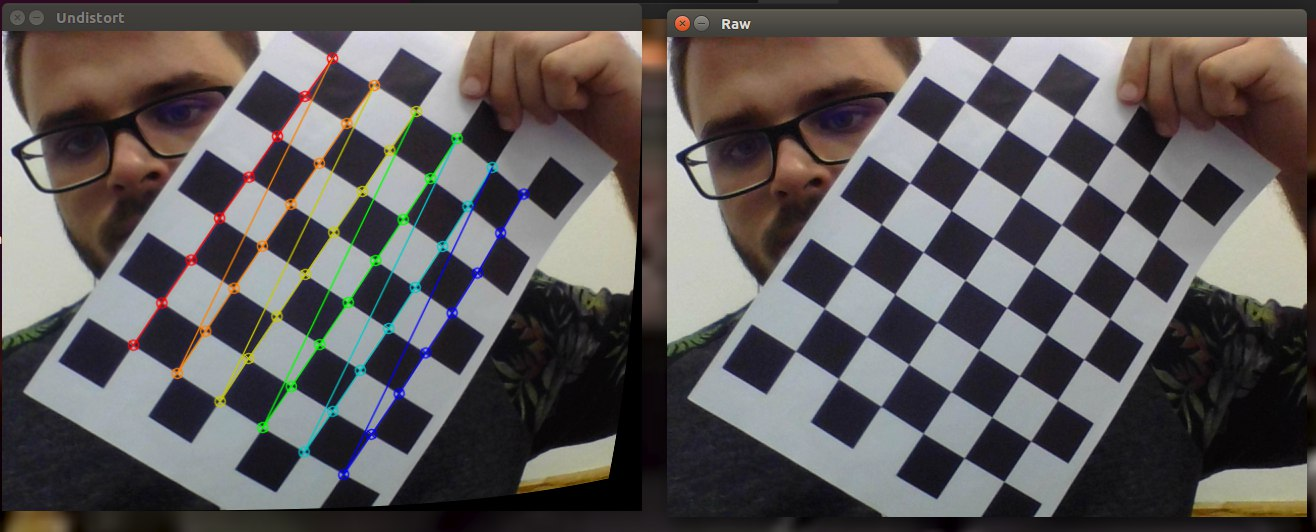
#> input picture CameraMeasurement/Relatorio/photo5077857302425479145.jpg, 1316 x 532 px, given in place of the camera
$ python calibration.py   (Python 2 division)
#> lines starting #> are read from the running program, lines starting #| are printed output that depends on the picture; after the words box and inside, x2 and y2 are one past the last pixel; in counts of white or black regions, pixels touching at a corner belong together
#!/usr/bin/env python
# coding=utf-8
import numpy as np
import cv2 as cv
import glob
import xml.etree.cElementTree as ET

num_img = 0
key = 0
criteria = (cv.TERM_CRITERIA_EPS + cv.TERM_CRITERIA_MAX_ITER, 30, 0.001)
# do not forget to change chess dimensions
objp = np.zeros((8*6,3), np.float32)
objp[:,:2] = np.mgrid[0:6,0:8].T.reshape(-1,2)
objp = objp.reshape(-1,1,3)
objpoints = [] # 3d point in real world space
imgpoints = [] # 2d points in image plane.

video = cv.VideoCapture(0) # takes the video adress
cv.namedWindow('Chess')
#images = glob.glob('*.png')
while(key!=27):
    (ret, img) = video.read()
#> img is the input picture: shape (532, 1316, 3); mean B, G, R 89.9, 90.2, 94.4
    img = cv.flip(img,1)
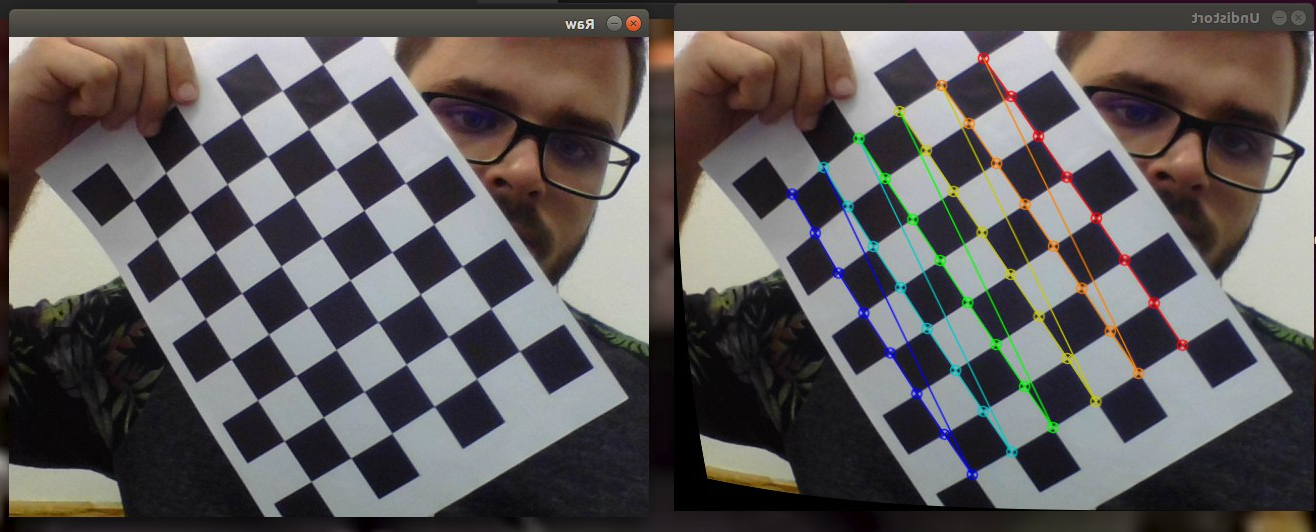
#> img: shape (532, 1316, 3); mean B, G, R 89.9, 90.2, 94.4
    pic = img
    gray = cv.cvtColor(img, cv.COLOR_BGR2GRAY)
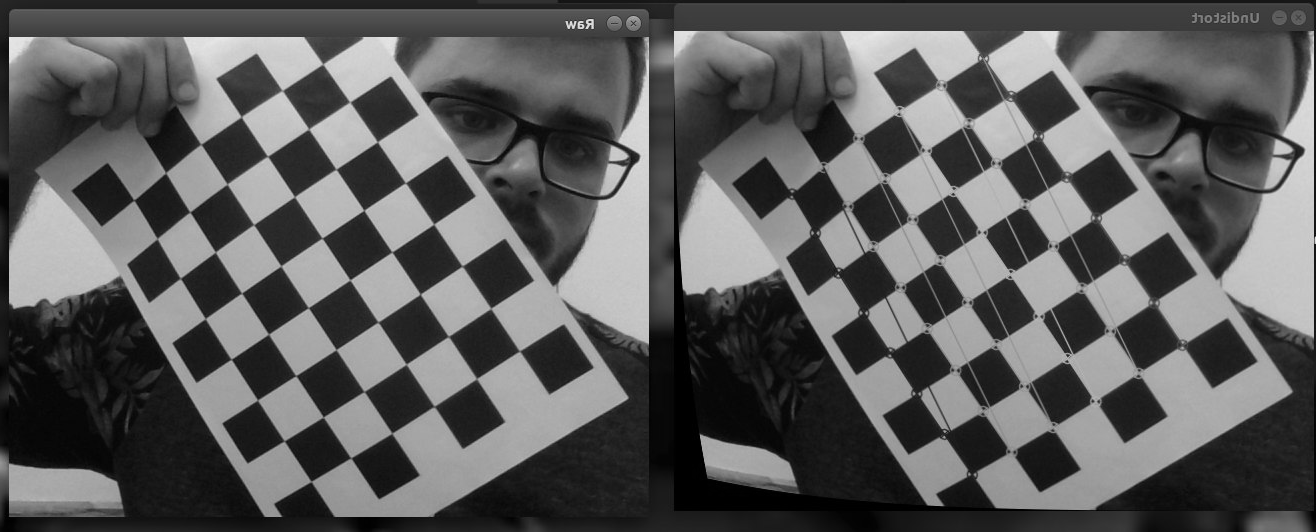
#> gray: shape (532, 1316); min 0, max 233, mean 91.4
    ret, corners = cv.findChessboardCorners(gray, (8,6), None)#(7,6)
#> ret = True; corners = 48 rows, first 8: [321, 71], [349.9, 101.8], [377.5, 142.1], [405.3, 183.3], [433.6, 224.1], [461.8, 266.2], [490.8, 308], [519.5, 351.2]
    if ret == True:
        #corners2 = cv.cornerSubPix(image=gray, corners=corners, winSize=(11,11), zeroZone = (-1,-1),criteria=(cv.TERM_CRITERIA_EPS + cv.TERM_CRITERIA_MAX_ITER, 30, 0.001))
        #imgpoints.append(corners2)
        #objpoints.append(objp[0:corners2.shape[0]])
        objpoints.append(objp)
        corners2 = cv.cornerSubPix(gray, corners, (11,11), (-1,-1), criteria)
#> corners2 = 48 rows, first 8: [322.8, 64.02], [349.8, 102], [377.4, 141.8], [405.5, 182.7], [433.7, 224.2], [462.3, 266.1], [490.8, 308.4], [519.5, 351]
        imgpoints.append(corners)
        cv.drawChessboardCorners(img, (8,6), corners2, ret)
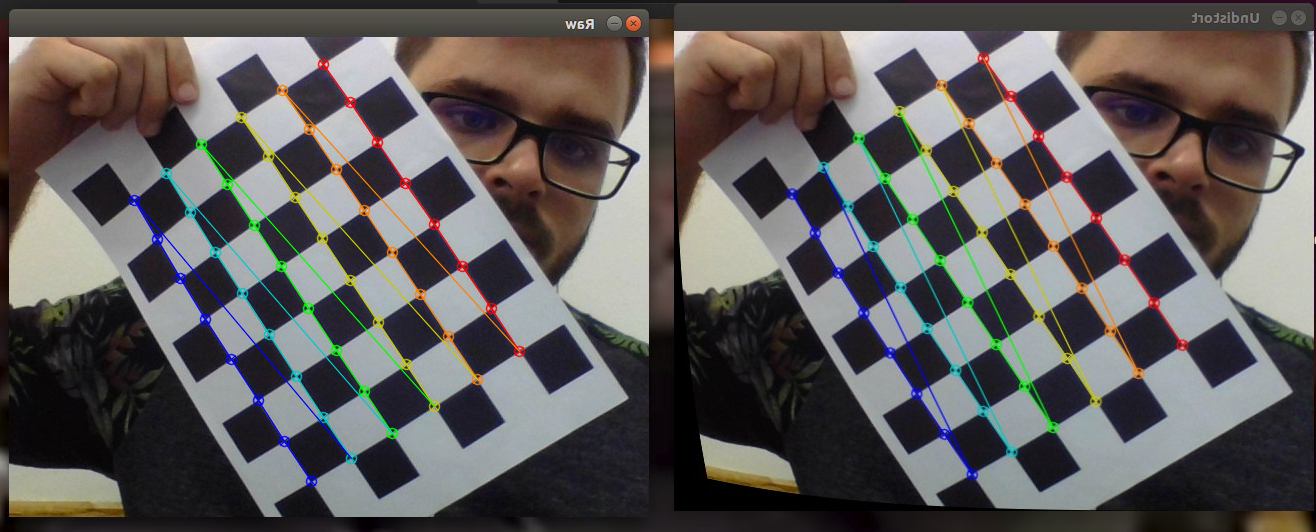
#> img: shape (532, 1316, 3); 1.88% of pixels changed, all inside (x1, y1, x2, y2) = (128, 58, 526, 488)
        num_img += 1
    cv.imshow('Chess', img)
    key = cv.waitKey(20)
#> (key Esc is pressed here)

video.release()
cv.destroyAllWindows()
if(num_img > 0):
    print num_img,"\n"
    print "Wait a second..."
#> (the run stopped early here; a loop or call above may not have finished)

$ run again, on CameraMeasurement/Relatorio/calibration.jpg
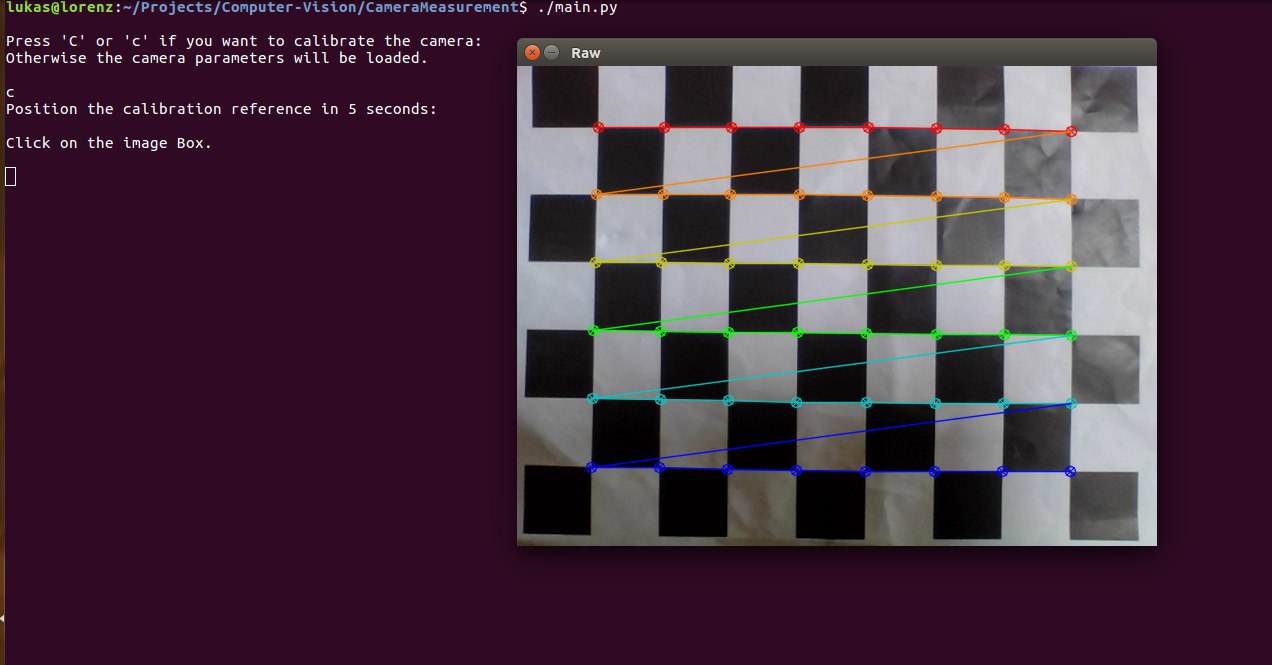
#> input picture CameraMeasurement/Relatorio/calibration.jpg, 1272 x 665 px, given in place of the camera
#> img is the input picture: shape (665, 1272, 3); mean B, G, R 63, 47.1, 69.9
#> `img = cv.flip(img,1)`:
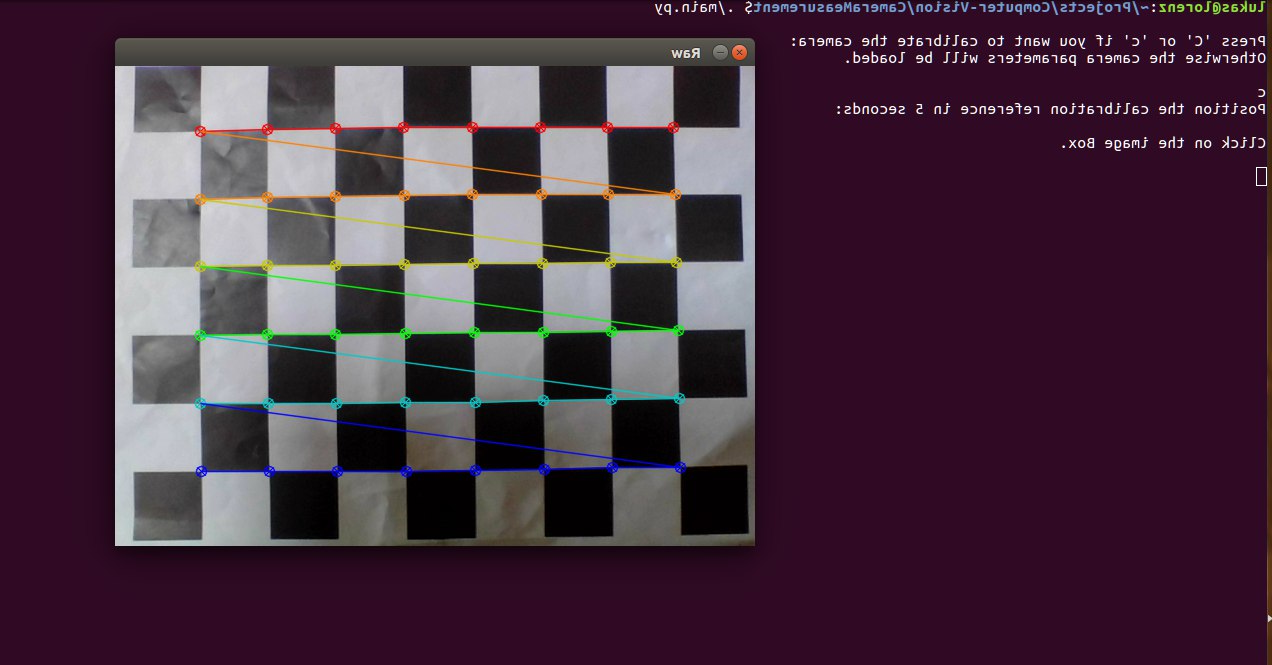
#> img: shape (665, 1272, 3); mean B, G, R 63, 47.1, 69.9
#> `gray = cv.cvtColor(img, cv.COLOR_BGR2GRAY)`:
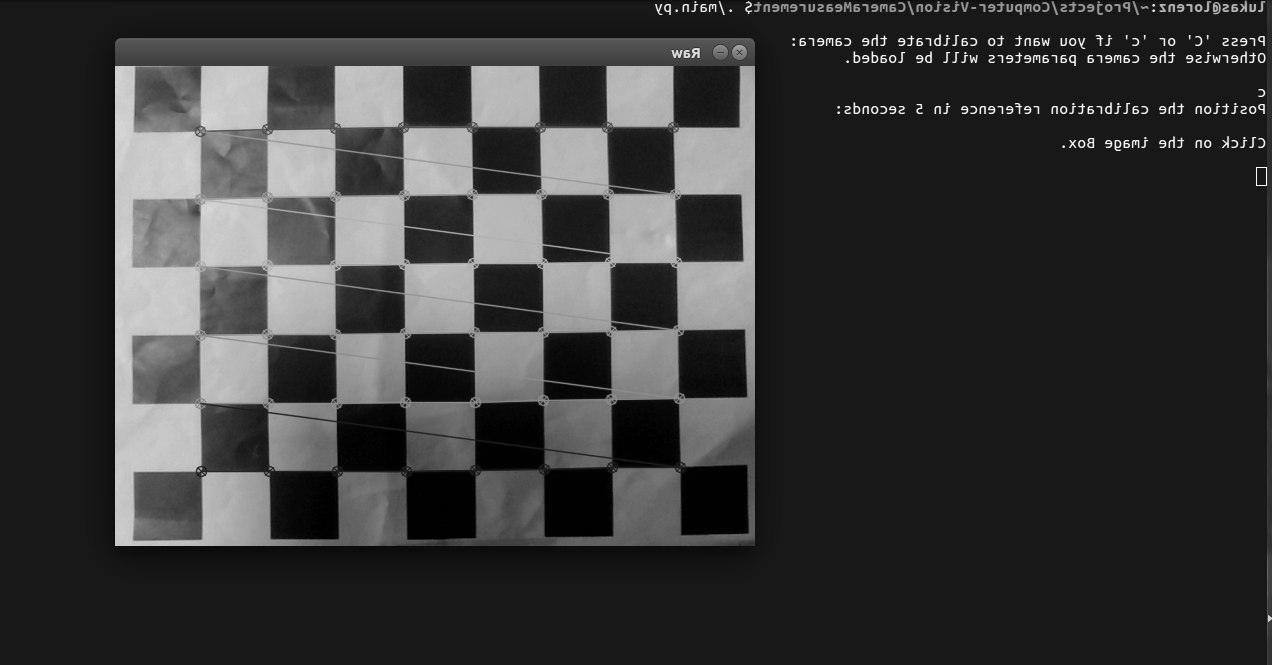
#> gray: shape (665, 1272); min 0, max 254, mean 55.9
#> ret = False; corners = None

$ run again, on CameraMeasurement/Relatorio/ex.jpg
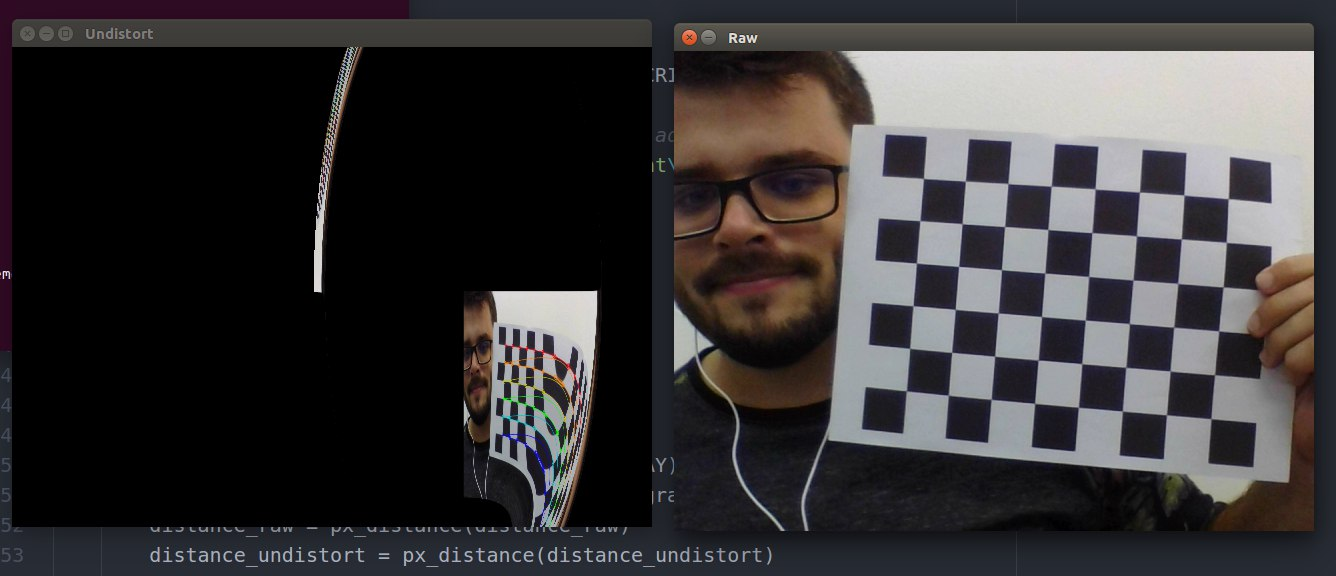
#> input picture CameraMeasurement/Relatorio/ex.jpg, 1336 x 576 px, given in place of the camera
#> img is the input picture: shape (576, 1336, 3); mean B, G, R 54.5, 53.2, 55.7
#> `gray = cv.cvtColor(img, cv.COLOR_BGR2GRAY)`:
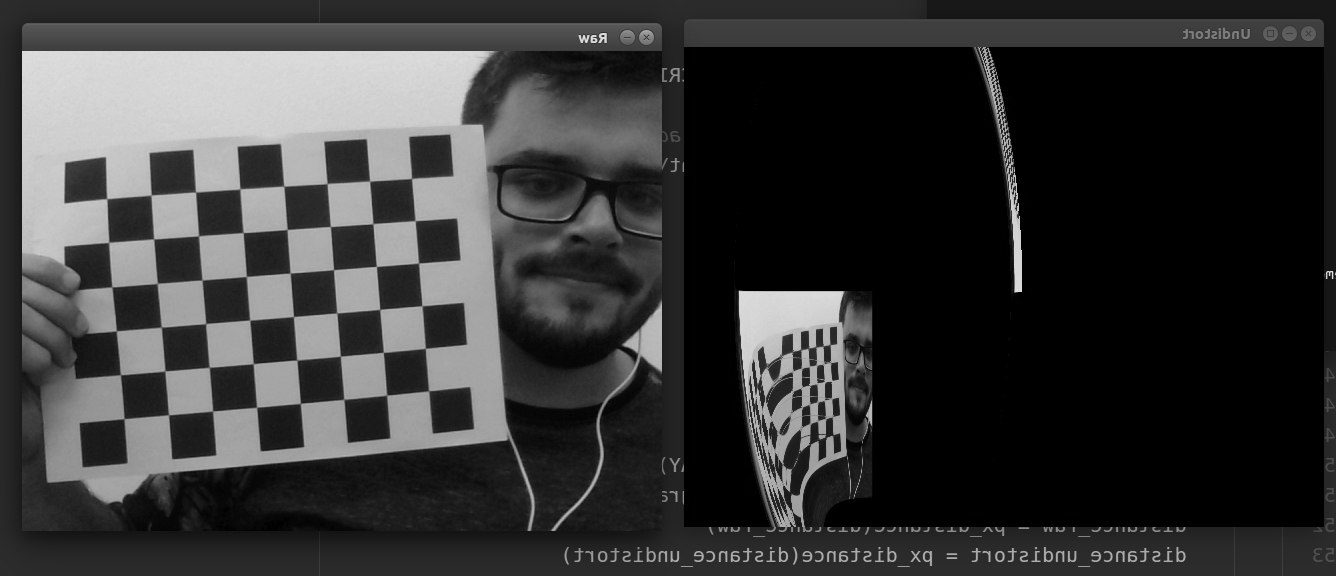
#> gray: shape (576, 1336); min 0, max 234, mean 54.1
#> ret = True; corners = 48 rows, first 8: [106.8, 198.6], [151.1, 195.1], [195.6, 192.2], [240, 188.8], [283.8, 186.3], [327.2, 183.6], [369.7, 181.2], [411.5, 178.5]
#> corners2 = 48 rows, first 8: [106.8, 198.7], [151.1, 195.1], [195.5, 192.1], [239.9, 188.9], [283.7, 186.1], [327.1, 183.5], [369.6, 181.1], [411.5, 178.5]
#> `cv.drawChessboardCorners(img, (8,6), corners2, ret)`:
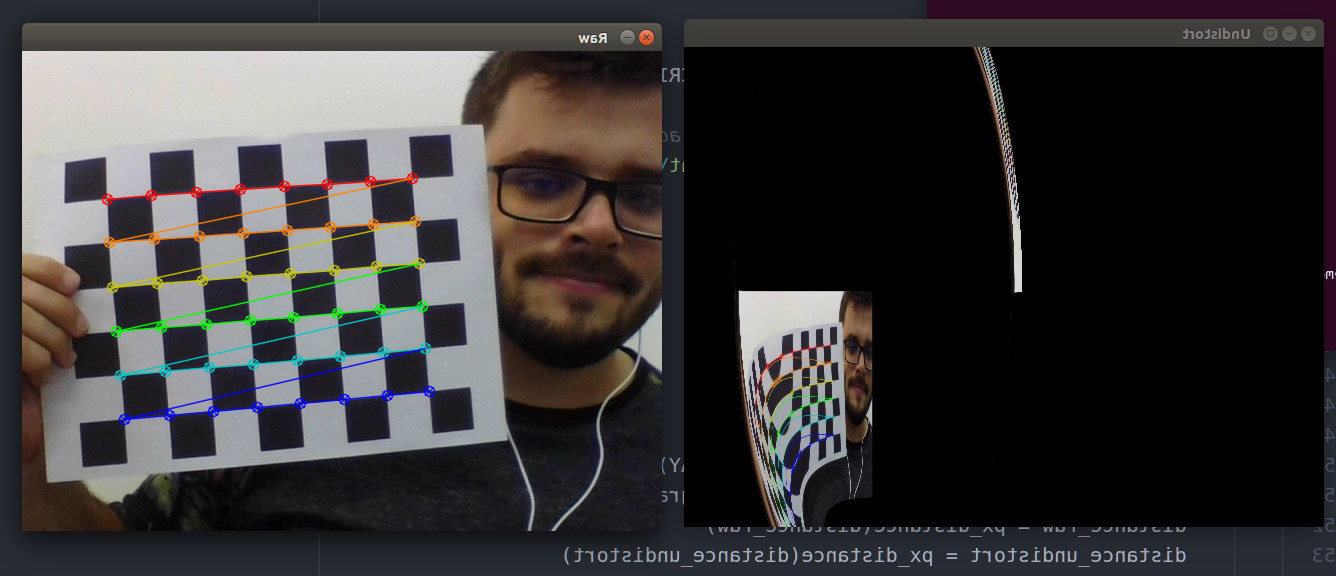
#> img: shape (576, 1336, 3); mean B, G, R 54.1, 53.5, 55.7

$ run again, on CameraMeasurement/Relatorio/px_dis.jpg
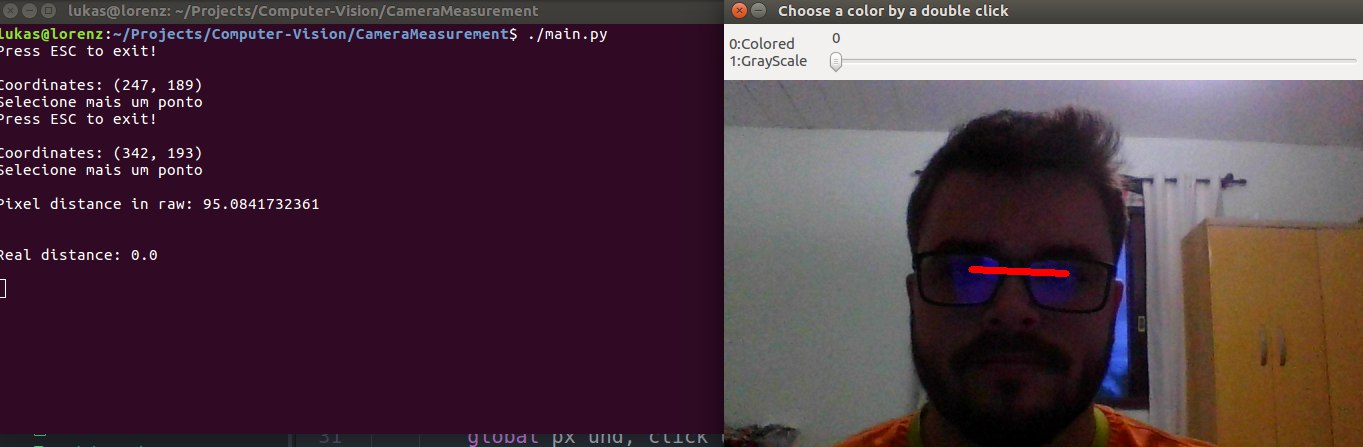
#> input picture CameraMeasurement/Relatorio/px_dis.jpg, 1363 x 447 px, given in place of the camera
#> img is the input picture: shape (447, 1363, 3); mean B, G, R 68, 56.5, 79.8
#> `img = cv.flip(img,1)`:
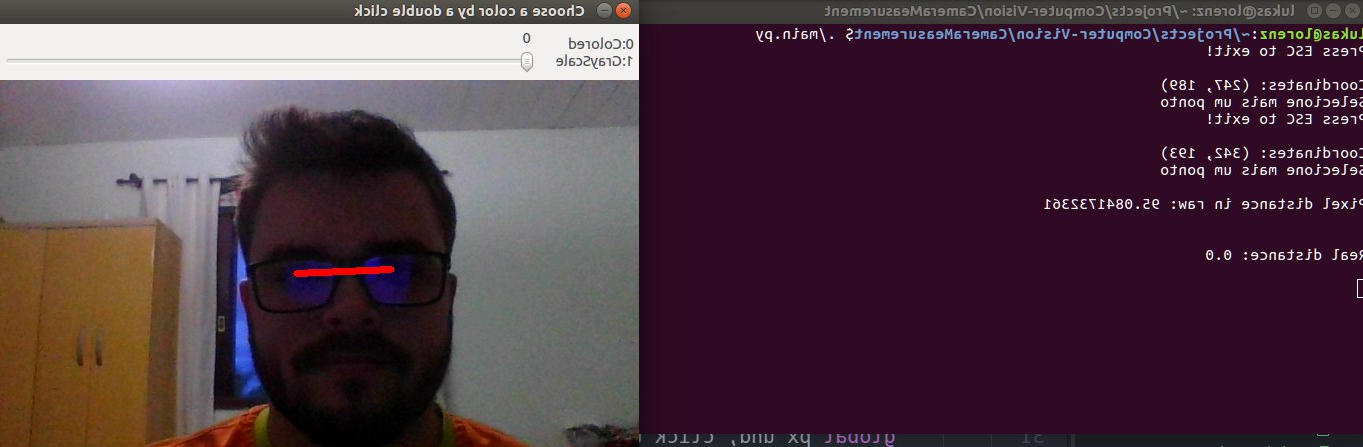
#> img: shape (447, 1363, 3); mean B, G, R 68, 56.5, 79.8
#> `gray = cv.cvtColor(img, cv.COLOR_BGR2GRAY)`:
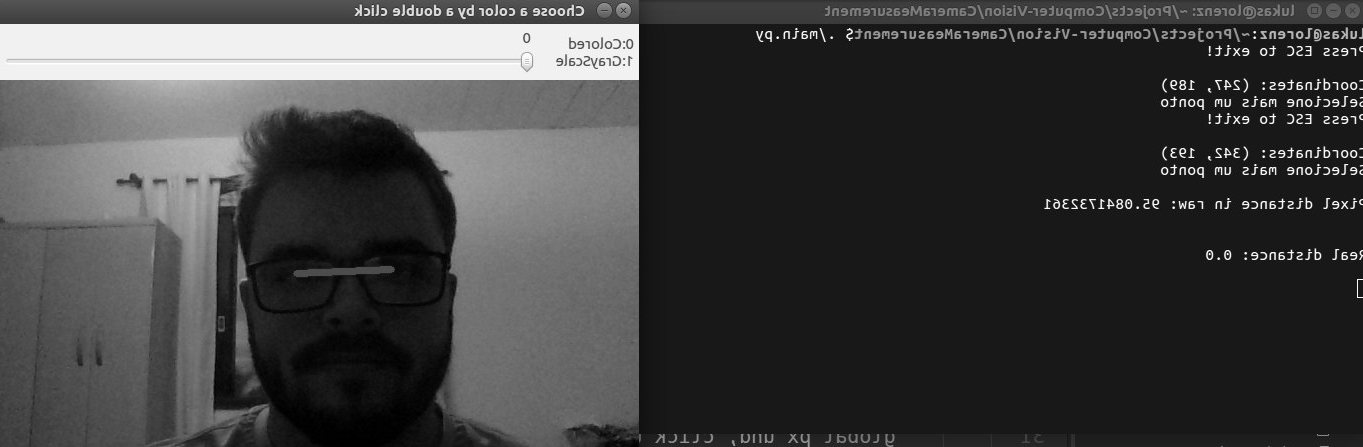
#> gray: shape (447, 1363); min 0, max 255, mean 64.9
#> ret = False; corners = None
